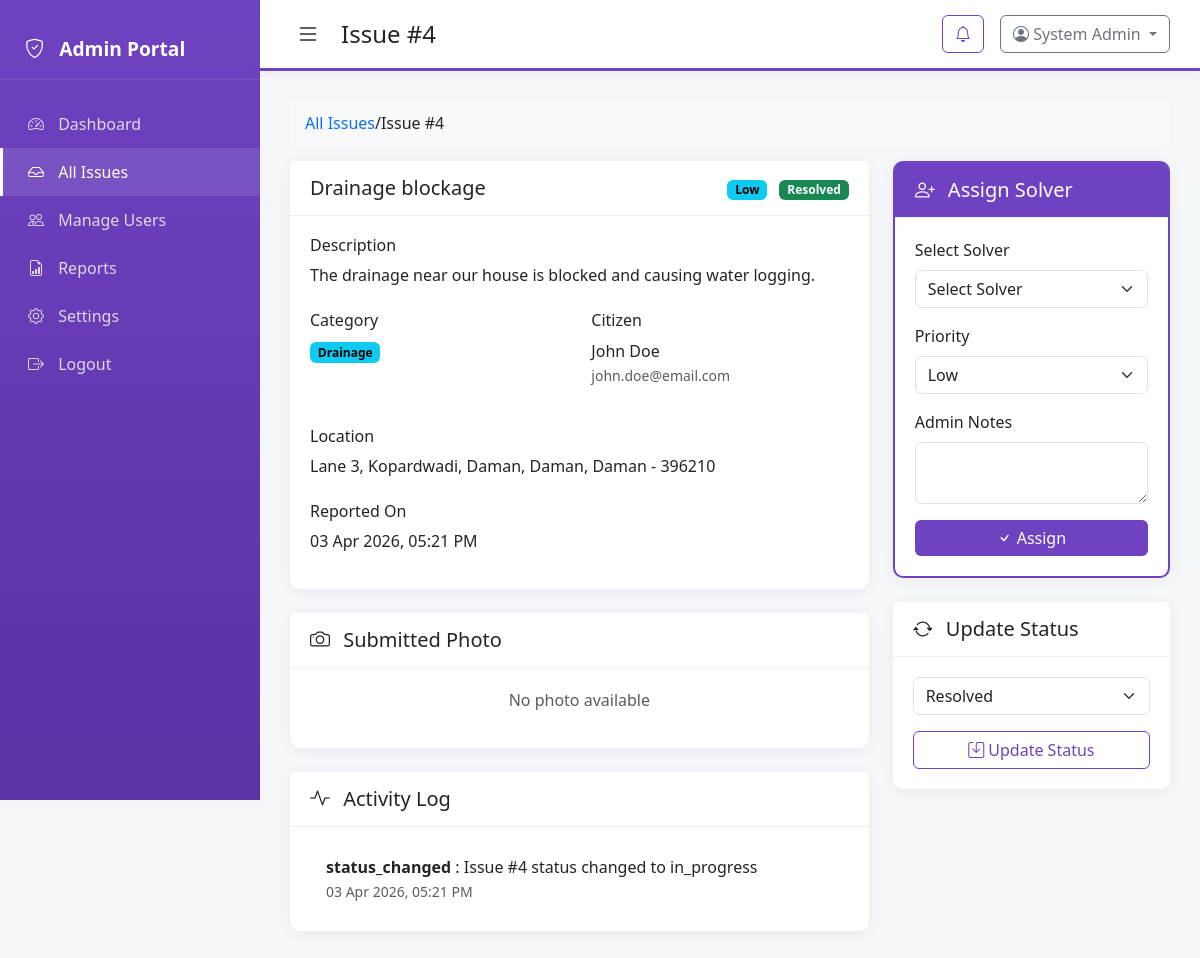
Screenshot of /admin/issue-detail.php?id=4 (signed in) with the database file from the repository.
### tables this page shows
CREATE TABLE users (
    id INT AUTO_INCREMENT PRIMARY KEY,
    full_name VARCHAR(100) NOT NULL,
    email VARCHAR(150) NOT NULL UNIQUE,
    phone VARCHAR(20),
    password VARCHAR(255) NOT NULL,
    role ENUM('citizen', 'solver', 'admin') NOT NULL,
    address VARCHAR(255),
    city VARCHAR(100),
    profile_pic VARCHAR(255),
    is_active TINYINT(1) DEFAULT 1,
    created_at TIMESTAMP DEFAULT CURRENT_TIMESTAMP
);

CREATE TABLE issues (
    id INT AUTO_INCREMENT PRIMARY KEY,
    citizen_id INT NOT NULL,
    title VARCHAR(200) NOT NULL,
    description TEXT NOT NULL,
    category ENUM('road', 'water', 'electricity', 'sanitation', 'drainage', 'street_light', 'other') NOT NULL,
    address_line VARCHAR(255),
    village VARCHAR(100),
    taluka VARCHAR(100),
    district VARCHAR(100),
    state VARCHAR(100),
    pincode VARCHAR(10),
    latitude DECIMAL(10, 8),
    longitude DECIMAL(11, 8),
    photo_path VARCHAR(255),
    status ENUM('pending', 'assigned', 'in_progress', 'resolved', 'closed') DEFAULT 'pending',
    priority ENUM('low', 'medium', 'high', 'critical') DEFAULT 'medium',
    assigned_to INT,
    admin_notes TEXT,
    resolved_at DATETIME,
    created_at TIMESTAMP DEFAULT CURRENT_TIMESTAMP,
    updated_at TIMESTAMP DEFAULT CURRENT_TIMESTAMP ON UPDATE CURRENT_TIMESTAMP,
    FOREIGN KEY (citizen_id) REFERENCES users(id) ON DELETE CASCADE,
    FOREIGN KEY (assigned_to) REFERENCES users(id) ON DELETE SET NULL
);

CREATE TABLE activity_log (
    id INT AUTO_INCREMENT PRIMARY KEY,
    user_id INT NOT NULL,
    action VARCHAR(100) NOT NULL,
    issue_id INT,
    details TEXT,
    created_at TIMESTAMP DEFAULT CURRENT_TIMESTAMP,
    FOREIGN KEY (user_id) REFERENCES users(id) ON DELETE CASCADE,
    FOREIGN KEY (issue_id) REFERENCES issues(id) ON DELETE CASCADE
);

### includes/functions.php (called while the page is built, shortened)
<?php
function sanitize($data) {
    return htmlspecialchars(trim($data), ENT_QUOTES, 'UTF-8');
}
function getStatusColor($status) {
    $colors = [
        'pending' => 'secondary',
        'assigned' => 'primary',
        'in_progress' => 'warning',
        'resolved' => 'success',
        'closed' => 'dark'
    ];
    return $colors[$status] ?? 'secondary';
}
function getPriorityColor($priority) {
    $colors = [
        'low' => 'info',
        'medium' => 'warning',
        'high' => 'danger',
        'critical' => 'bg-danger'
    ];
    return $colors[$priority] ?? 'info';
}
function getCategoryLabel($category) {
    $labels = [
        'road' => 'Road Damage',
        'water' => 'Water Supply',
        'electricity' => 'Electricity',
        'sanitation' => 'Sanitation',
        'drainage' => 'Drainage',
        'street_light' => 'Street Light',
        'other' => 'Other'
    ];
    return $labels[$category] ?? $category;
}
function formatDate($date, $format = 'd M Y, h:i A') {
    return date($format, strtotime($date));
}
function getStatusLabel($status) {
    $labels = [
        'pending' => 'Pending',
        'assigned' => 'Assigned',
        'in_progress' => 'In Progress',
        'resolved' => 'Resolved',
        'closed' => 'Closed'
    ];
    return $labels[$status] ?? $status;
}
function getPriorityLabel($priority) {
    $labels = [
        'low' => 'Low',
        'medium' => 'Medium',
        'high' => 'High',
        'critical' => 'Critical'
    ];
    return $labels[$priority] ?? $priority;
}
function getUserById($pdo, $userId) {
    $stmt = $pdo->prepare("SELECT * FROM users WHERE id = ?");
    $stmt->execute([$userId]);
    return $stmt->fetch();
}

### admin/issue-detail.php (the view, shortened to what this page needs)
<?php
require_once __DIR__ . '/../includes/db.php';
require_once __DIR__ . '/../includes/functions.php';
$userId = $_SESSION['user_id'];
$user = getUserById($pdo, $userId);
$issueId = $_GET['id'] ?? 0;
$stmt = $pdo->prepare("SELECT i.*, u.full_name as citizen_name, u.email as citizen_email, u.phone as citizen_phone FROM issues i JOIN users u ON i.citizen_id = u.id WHERE i.id = ?");
$stmt->execute([$issueId]);
$issue = $stmt->fetch();
$stmt = $pdo->prepare("SELECT * FROM activity_log WHERE issue_id = ? ORDER BY created_at DESC");
$stmt->execute([$issueId]);
$activityLog = $stmt->fetchAll();
?>
<!DOCTYPE html>
<html lang="en">
<head>
    <link href="https://cdn.jsdelivr.net/npm/bootstrap@5.3.0/dist/css/bootstrap.min.css" rel="stylesheet">
    <link href="https://cdn.jsdelivr.net/npm/bootstrap-icons@1.10.0/font/bootstrap-icons.css" rel="stylesheet">
    <link rel="stylesheet" href="../assets/css/style.css">
</head>
<body>
    <div class="sidebar sidebar-admin">
        <div class="sidebar-header">
            <i class="bi bi-shield-check"></i> Admin Portal
        </div>
        <nav>
            <a href="dashboard.php"><i class="bi bi-speedometer2"></i> Dashboard</a>
            <a href="issues.php" class="active"><i class="bi bi-inbox"></i> All Issues</a>
            <a href="users.php"><i class="bi bi-people"></i> Manage Users</a>
            <a href="reports.php"><i class="bi bi-file-earmark-bar-graph"></i> Reports</a>
            <a href="settings.php"><i class="bi bi-gear"></i> Settings</a>
            <a href="logout.php"><i class="bi bi-box-arrow-right"></i> Logout</a>
        </nav>
    </div>
    <div class="main-content">
        <header class="top-bar top-bar-admin">
            <button class="btn-toggle" onclick="toggleSidebar()">
                <i class="bi bi-list"></i>
            </button>
            <h4>Issue #<?= $issueId ?></h4>
            <div class="ms-auto d-flex align-items-center gap-3">
                <div class="dropdown">
                    <button class="btn btn-outline-purple position-relative" data-bs-toggle="dropdown">
                        <i class="bi bi-bell"></i>
                    </button>
                </div>
                <div class="dropdown">
                    <button class="btn btn-outline-secondary dropdown-toggle" data-bs-toggle="dropdown">
                        <i class="bi bi-person-circle"></i> <?= sanitize($user['full_name']) ?>
                    </button>
                </div>
            </div>
        </header>
        <main class="content">
            <nav class="breadcrumb mb-3">
                <a href="issues.php">All Issues</a> / <span>Issue #<?= $issueId ?></span>
            </nav>
            <div class="row">
                <div class="col-lg-8">
                    <div class="card mb-4">
                        <div class="card-header d-flex justify-content-between">
                            <h5><?= sanitize($issue['title']) ?></h5>
                            <div>
                                <span class="badge bg-<?= getPriorityColor($issue['priority']) ?> me-2"><?= getPriorityLabel($issue['priority']) ?></span>
                                <span class="badge bg-<?= getStatusColor($issue['status']) ?>"><?= getStatusLabel($issue['status']) ?></span>
                            </div>
                        </div>
                        <div class="card-body">
                            <h6>Description</h6>
                            <p><?= nl2br(sanitize($issue['description'])) ?></p>
                            <div class="row mt-4">
                                <div class="col-md-6">
                                    <h6>Category</h6>
                                    <span class="badge bg-info"><?= getCategoryLabel($issue['category']) ?></span>
                                </div>
                                <div class="col-md-6">
                                    <h6>Citizen</h6>
                                    <p><?= sanitize($issue['citizen_name']) ?><br><small class="text-muted"><?= sanitize($issue['citizen_email']) ?></small></p>
                                </div>
                            </div>
                            <div class="mt-4">
                                <h6>Location</h6>
                                <p class="mb-0">
                                    <?= sanitize($issue['address_line']) ?>,
                                    <?= sanitize($issue['village']) ?>,
                                    <?= sanitize($issue['taluka']) ?>,
                                    <?= sanitize($issue['district']) ?>,
                                    <?= sanitize($issue['state']) ?> - <?= sanitize($issue['pincode']) ?>
                                </p>
                            </div>
                            <div class="mt-4">
                                <h6>Reported On</h6>
                                <p><?= formatDate($issue['created_at']) ?></p>
                            </div>
                        </div>
                    </div>
                    <div class="card mb-4">
                        <div class="card-header"><h5><i class="bi bi-camera"></i> Submitted Photo</h5></div>
                        <div class="card-body text-center">
                            <?php if ($issue['photo_path'] && file_exists(__DIR__ . '/../' . $issue['photo_path'])): ?>
                                <img src="../<?= $issue['photo_path'] ?>" class="img-fluid rounded" style="max-height: 400px;">
                            <?php else: ?>
                                <p class="text-muted">No photo available</p>
                            <?php endif; ?>
                        </div>
                    </div>
                    <div class="card">
                        <div class="card-header"><h5><i class="bi bi-activity"></i> Activity Log</h5></div>
                        <div class="card-body">
                            <?php if (empty($activityLog)): ?>
                                <p class="text-muted">No activity</p>
                            <?php else: ?>
                                <ul class="list-group list-group-flush">
                                    <?php foreach ($activityLog as $log): ?>
                                        <li class="list-group-item">
                                            <strong><?= sanitize($log['action']) ?></strong>
                                            <?php if ($log['details']): ?>: <?= sanitize($log['details']) ?><?php endif; ?>
                                            <br><small class="text-muted"><?= formatDate($log['created_at']) ?></small>
                                        </li>
                                    <?php endforeach; ?>
                                </ul>
                            <?php endif; ?>
                        </div>
                    </div>
                </div>
                <div class="col-lg-4">
                    <div class="card mb-4 border-purple">
                        <div class="card-header bg-purple text-white">
                            <h5><i class="bi bi-person-plus"></i> Assign Solver</h5>
                        </div>
                        <div class="card-body">
                            <form method="POST">
                                <div class="mb-3">
                                    <label class="form-label">Select Solver</label>
                                    <select name="solver_id" class="form-select" required>
                                        <option value="">Select Solver</option>
                                    </select>
                                </div>
                                <div class="mb-3">
                                    <label class="form-label">Priority</label>
                                    <select name="priority" class="form-select">
                                        <option value="low" <?= $issue['priority'] === 'low' ? 'selected' : '' ?>>Low</option>
                                    </select>
                                </div>
                                <div class="mb-3">
                                    <label class="form-label">Admin Notes</label>
                                    <textarea name="admin_notes" class="form-control" rows="2"><?= sanitize($issue['admin_notes']) ?></textarea>
                                </div>
                                <button type="submit" name="assign_solver" class="btn btn-purple w-100">
                                    <i class="bi bi-check"></i> Assign
                                </button>
                            </form>
                        </div>
                    </div>
                    <div class="card">
                        <div class="card-header"><h5><i class="bi bi-arrow-repeat"></i> Update Status</h5></div>
                        <div class="card-body">
                            <form method="POST">
                                <div class="mb-3">
                                    <select name="status" class="form-select">
                                        <option value="resolved" <?= $issue['status'] === 'resolved' ? 'selected' : '' ?>>Resolved</option>
                                    </select>
                                </div>
                                <button type="submit" name="update_status" class="btn btn-outline-purple w-100">
                                    <i class="bi bi-save"></i> Update Status
                                </button>
                            </form>
                        </div>
                    </div>
                </div>
            </div>
        </main>
    </div>
</body>
</html>

### assets/css/style.css (style rules this page uses)
:root { --primary: #0d6efd; --secondary: #6c757d; --success: #198754; --warning: #ffc107; --danger: #dc3545; --purple: #6f42c1; --light: #f8f9fa; --dark: #212529; }
body { font-family: 'Segoe UI', Tahoma, Geneva, Verdana, sans-serif; background: #f5f6fa; overflow-x: hidden; }
.sidebar { width: 260px; height: 100vh; background: linear-gradient(180deg, var(--primary) 0%, #0a58ca 100%); position: fixed; left: 0; top: 0; padding-top: 20px; transition: all 0.3s; z-index: 1000; }
.sidebar.sidebar-admin { background: linear-gradient(180deg, var(--purple) 0%, #5a32a3 100%); }
.sidebar-header { padding: 15px 25px; color: white; font-size: 1.2rem; font-weight: 600; border-bottom: 1px solid rgba(255,255,255,0.1); margin-bottom: 20px; }
.sidebar-header i { margin-right: 10px; }
.sidebar nav a { display: block; padding: 12px 25px; color: rgba(255,255,255,0.8); text-decoration: none; transition: all 0.2s; border-left: 3px solid transparent; }
.sidebar nav a:hover, .sidebar nav a.active { background: rgba(255,255,255,0.1); color: white; border-left-color: white; }
.sidebar nav a i { margin-right: 10px; width: 20px; }
.main-content { margin-left: 260px; padding: 0; min-height: 100vh; transition: all 0.3s; }
.top-bar { background: white; padding: 15px 30px; display: flex; align-items: center; box-shadow: 0 2px 10px rgba(0,0,0,0.05); position: sticky; top: 0; z-index: 100; }
.top-bar h4 { margin: 0; color: var(--dark); }
.top-bar.top-bar-admin { border-bottom: 3px solid var(--purple); }
.btn-toggle { background: none; border: none; font-size: 1.5rem; margin-right: 15px; cursor: pointer; color: var(--dark); }
.content { padding: 30px; }
.card { border: none; border-radius: 10px; box-shadow: 0 2px 15px rgba(0,0,0,0.05); margin-bottom: 20px; }
.card-header { background: white; border-bottom: 1px solid #eee; padding: 15px 20px; font-weight: 600; }
.card-header h5 { margin: 0; }
.card-header h5 i { margin-right: 8px; }
.card-body { padding: 20px; }
.btn-purple { background: var(--purple); color: white; border: none; }
.btn-outline-purple { color: var(--purple); border-color: var(--purple); }
.badge.bg-success { background: #198754 !important; }
.badge.bg-info { background: #0dcaf0 !important; color: #000; }
.breadcrumb { background: #f8f9fa; padding: 10px 15px; border-radius: 5px; }
.breadcrumb a { color: var(--primary); text-decoration: none; }
.border-purple { border: 2px solid var(--purple) !important; }
.bg-purple { background: var(--purple) !important; }

### rows the page displays
users: full_name "System Admin"
issues: title "Drainage blockage", priority "Low", status "Resolved", description "The drainage near our house is blocked and causing water logging.", category "Drainage", citizen.full_name "John Doe", citizen.email "john.doe@email.com", address_line "Lane 3", village "Kopardwadi", taluka "Daman", district "Daman", state "Daman", pincode "396210", created_at "03 Apr 2026, 05:21 PM"
activity_log: action "status_changed", details "Issue #4 status changed to in_progress", created_at "03 Apr 2026, 05:21 PM"

### other values shown
$issueId "4"
